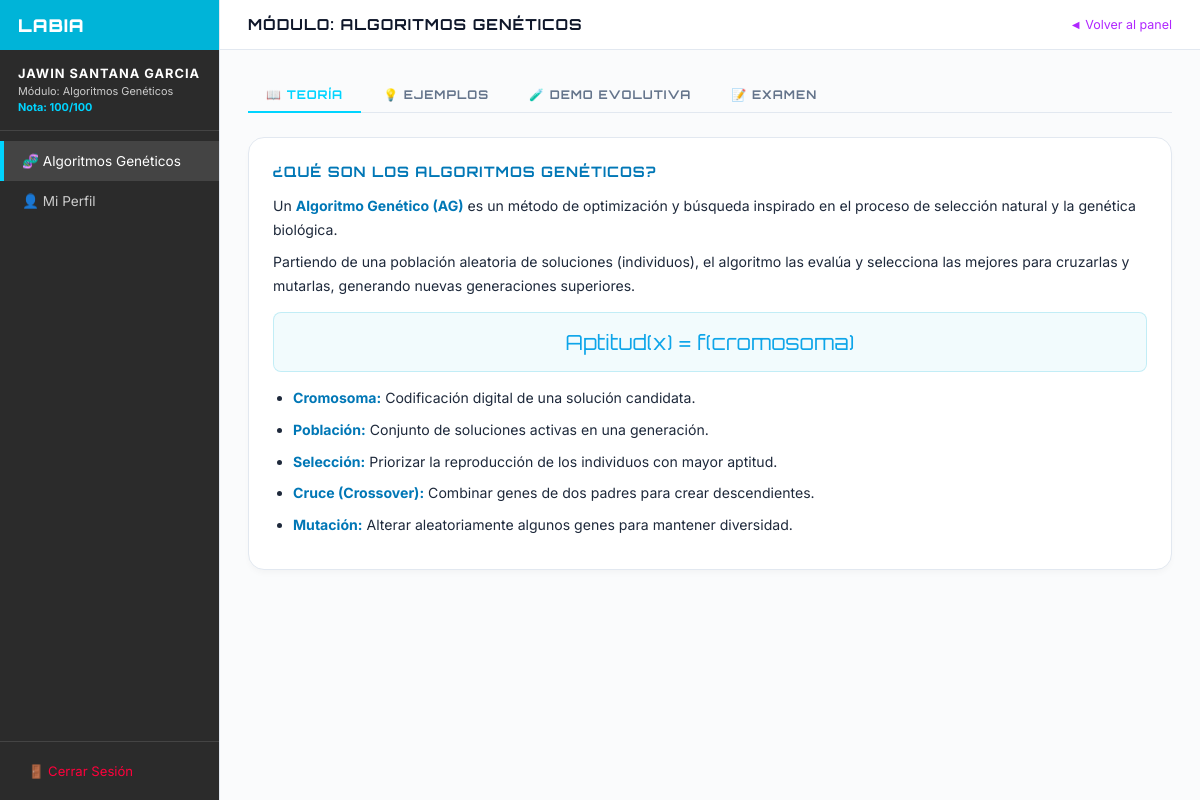
Page /curso_algoritmos_geneticos.php (signed in) on the committed database.
### tables this page shows
CREATE TABLE `estudiantes` (
  `id` int NOT NULL AUTO_INCREMENT,
  `nombre` varchar(100) NOT NULL,
  `email` varchar(100) NOT NULL,
  `curso` varchar(50) NOT NULL,
  `fecha_registro` timestamp NULL DEFAULT CURRENT_TIMESTAMP,
  `estado` enum('Pendiente','Aprobado','Rechazado') DEFAULT 'Pendiente',
  `username` varchar(100) DEFAULT NULL,
  `password_hash` varchar(255) DEFAULT NULL,
  `telefono` varchar(20) DEFAULT NULL,
  `biografia` text,
  `foto_perfil` varchar(255) DEFAULT NULL,
  `calificacion` int DEFAULT NULL,
  `calificacion_algoritmos_geneticos` int DEFAULT NULL,
  `calificacion_machine_learning` int DEFAULT NULL,
  `calificacion_procesamiento_lenguaje` int DEFAULT NULL,
  `certificado_listo` tinyint DEFAULT '0',
  PRIMARY KEY (`id`),
  UNIQUE KEY `email` (`email`),
  UNIQUE KEY `username` (`username`)
);

### curso_algoritmos_geneticos.php (the view, shortened to what this page needs)
<?php
$id_estudiante = $_SESSION["estudiante_id"];
$host="localhost"; $dbname="laboratorio_ia"; $db_user="root"; $db_pass="123456789";
try {
    $conn = new PDO("mysql:host=$host;dbname=$dbname;charset=utf8", $db_user, $db_pass);
    $conn->setAttribute(PDO::ATTR_ERRMODE, PDO::ERRMODE_EXCEPTION);
    $stmt = $conn->prepare("SELECT nombre, curso, estado, calificacion_algoritmos_geneticos FROM estudiantes WHERE id=:id");
    $stmt->execute([':id' => $id_estudiante]);
    $estudiante = $stmt->fetch(PDO::FETCH_ASSOC);
} catch(PDOException $e) { $mensaje_examen = "Error: ".$e->getMessage(); }
?>
<!DOCTYPE html>
<html lang="es">
<head>
    <link rel="stylesheet" href="style.css">
</head>
<body>
<div class="dashboard">
    <aside class="sidebar">
        <div class="sb-header">
            <div class="sb-logo">Lab<span>IA</span></div>
        </div>
        <div class="sb-user">
            <div class="sb-name"><?php echo htmlspecialchars($estudiante['nombre']); ?></div>
            <div class="sb-course">Módulo: Algoritmos Genéticos</div>
            <div class="sb-score">Nota: <?php echo $estudiante['calificacion_algoritmos_geneticos'] ?? 'Sin evaluar'; ?>/100</div>
        </div>
        <nav class="sb-nav">
            <span class="nav-item active">🧬 Algoritmos Genéticos</span>
            <a class="nav-item" href="perfil.php">👤 Mi Perfil</a>
        </nav>
        <div class="sb-footer">
            <a href="logout_estudiante.php" class="logout-link">🚪 Cerrar Sesión</a>
        </div>
    </aside>
    <div class="main-area">
        <div class="topbar">
            <span class="topbar-title">Módulo: Algoritmos Genéticos</span>
            <a href="perfil.php" style="font-size:0.78rem; color:var(--violet); text-decoration:none;">◄ Volver al panel</a>
        </div>
        <div class="content-area">
            <div class="tabs">
                <button class="tab-btn active" onclick="showTab('teoria',this)">📖 Teoría</button>
                <button class="tab-btn" onclick="showTab('ejemplos',this)">💡 Ejemplos</button>
                <button class="tab-btn" onclick="showTab('demo',this)">🧪 Demo Evolutiva</button>
                <button class="tab-btn" onclick="showTab('examen',this)">📝 Examen</button>
            </div>
            <div id="tab-teoria" class="tab-panel active">
                <div class="content-card">
                    <h3>¿Qué son los Algoritmos Genéticos?</h3>
                    <p>Un <span class="highlight">Algoritmo Genético (AG)</span> es un método de optimización y búsqueda inspirado en el proceso de selección natural y la genética biológica.</p>
                    <p>Partiendo de una población aleatoria de soluciones (individuos), el algoritmo las evalúa y selecciona las mejores para cruzarlas y mutarlas, generando nuevas generaciones superiores.</p>
                    <div class="formula-box">Aptitud(x) = f(cromosoma)</div>
                    <ul>
                        <li><span class="highlight">Cromosoma:</span> Codificación digital de una solución candidata.</li>
                        <li><span class="highlight">Población:</span> Conjunto de soluciones activas en una generación.</li>
                        <li><span class="highlight">Selección:</span> Priorizar la reproducción de los individuos con mayor aptitud.</li>
                        <li><span class="highlight">Cruce (Crossover):</span> Combinar genes de dos padres para crear descendientes.</li>
                        <li><span class="highlight">Mutación:</span> Alterar aleatoriamente algunos genes para mantener diversidad.</li>
                    </ul>
                </div>
            </div>
        </div>
    </div>
</div>
</body>
</html>

### style.css (style rules this page uses)
:root { --bg-primary: #0a0b0e; --bg-card: rgba(15, 16, 22, 0.85); --cyan: #00d4ff; --violet: #b026ff; --magenta: #ff00ea; --red: #ff003c; --green: #00ff88; --text-primary: #e2e8f0; --text-muted: #94a3b8; --border-color: rgba(0, 212, 255, 0.2); --font-display: 'Orbitron', sans-serif; --font-body: 'Inter', sans-serif; --radius: 16px; --transition: all 0.3s cubic-bezier(0.4, 0, 0.2, 1); }
*, *::before, *::after { box-sizing: border-box; margin: 0; padding: 0; }
body, html { width: 100%; height: 100%; background-color: var(--bg-primary); font-family: var(--font-body); color: var(--text-primary); overflow: hidden; display: flex; justify-content: center; align-items: center; position: relative; }

### curso_algoritmos_geneticos.php (style rules this page uses)
body { overflow: hidden; }
.dashboard { display:flex; width:100%; height:100vh; position:relative; z-index:2; }
.sidebar { width:220px; flex-shrink:0; background:#2b2b2b; border-right:1px solid #e2e8f0; display:flex; flex-direction:column; }
.sb-header { padding:15px 18px; background-color:#00b4d8; height:50px; display:flex; align-items:center; }
.sb-logo { font-family:var(--font-display); font-size:1.1rem; font-weight:900; color:#ffffff; letter-spacing:1px; text-transform:uppercase; }
.sb-logo span { color:#ffffff; }
.sb-user { padding:16px 18px; border-bottom:1px solid #444; }
.sb-name { font-size:0.8rem; font-weight:700; color:#fff; text-transform:uppercase; letter-spacing:1px; }
.sb-course { font-size:0.68rem; color:#ccc; margin-top:3px; }
.sb-score { font-size:0.68rem; color:var(--cyan); margin-top:2px; font-weight:bold; }
.sb-nav { flex:1; padding:10px 0; }
.nav-item { display:flex; align-items:center; gap:10px; padding:12px 18px; color:#ccc; font-size:0.85rem; text-decoration:none; cursor:pointer; border-left:4px solid transparent; transition:var(--transition); }
.nav-item:hover, .nav-item.active { color:#fff; background:#444; border-left-color:var(--cyan); }
.sb-footer { padding:14px 18px; border-top:1px solid #444; }
.logout-link { display:flex; align-items:center; gap:8px; color:var(--red); text-decoration:none; font-size:0.82rem; padding:7px 10px; border-radius:6px; transition:var(--transition); }
.main-area { flex:1; overflow-y:auto; display:flex; flex-direction:column; background:#fafbfc; }
.topbar { padding:14px 28px; border-bottom:1px solid #e2e8f0; background:#ffffff; display:flex; align-items:center; justify-content:space-between; height:50px; }
.topbar-title { font-family:var(--font-display); font-size:0.95rem; color:#0f172a; letter-spacing:1px; text-transform:uppercase; font-weight:700; }
.content-area { padding:28px; flex:1; z-index:2; }
.tabs { display:flex; gap:4px; margin-bottom:24px; border-bottom:1px solid #e2e8f0; }
.tab-btn { padding:9px 18px; background:transparent; border:none; color:#64748b; font-family:var(--font-display); font-size:0.75rem; letter-spacing:1px; text-transform:uppercase; cursor:pointer; border-bottom:2px solid transparent; margin-bottom:-1px; transition:var(--transition); font-weight:700; }
.tab-btn.active { color:var(--cyan); border-bottom-color:var(--cyan); }
.tab-panel { display:none; }
.tab-panel.active { display:block; animation:fadeIn 0.3s ease; }
.content-card { background:#ffffff; border:1px solid #e2e8f0; border-radius:var(--radius); padding:24px; margin-bottom:20px; box-shadow:0 4px 6px -1px rgba(0, 0, 0, 0.03); }
.content-card h3 { font-family:var(--font-display); font-size:0.9rem; color:#0077b6; letter-spacing:1px; text-transform:uppercase; margin-bottom:14px; font-weight:700; }
.content-card p, .content-card li { font-size:0.88rem; color:#1e293b; line-height:1.7; margin-bottom:8px; }
.content-card ul { padding-left:20px; }
.formula-box { text-align:center; background:rgba(0,180,216,0.05); border:1px solid rgba(0,180,216,0.2); border-radius:8px; padding:16px; margin:14px 0; font-family:var(--font-display); font-size:1.3rem; color:#0ea5e9; }
.highlight { color:#0077b6; font-weight:700; }

### rows in the picture
estudiantes: nombre "JAWIN SANTANA GARCIA", calificacion_algoritmos_geneticos "100"
